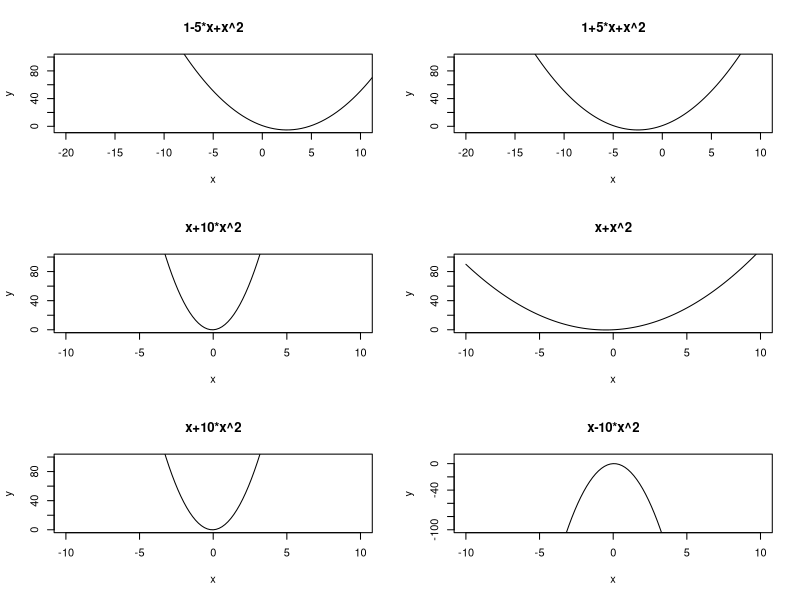
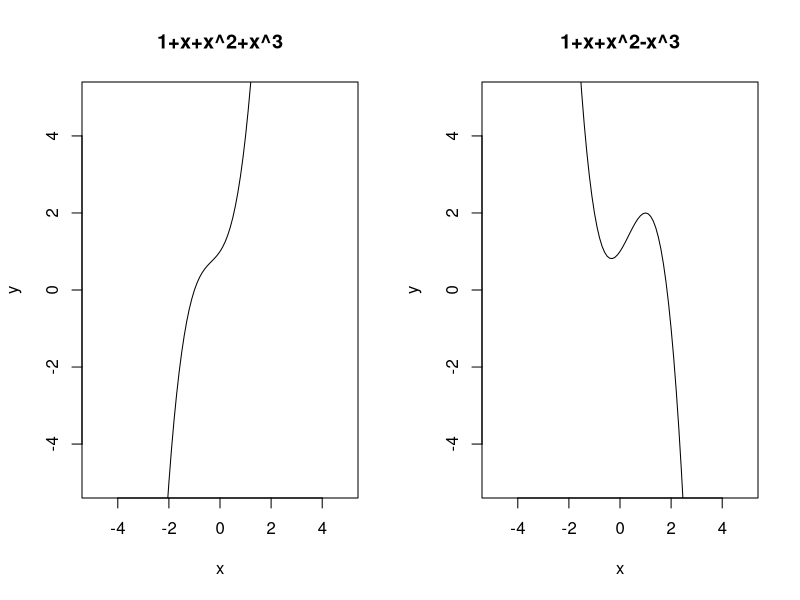
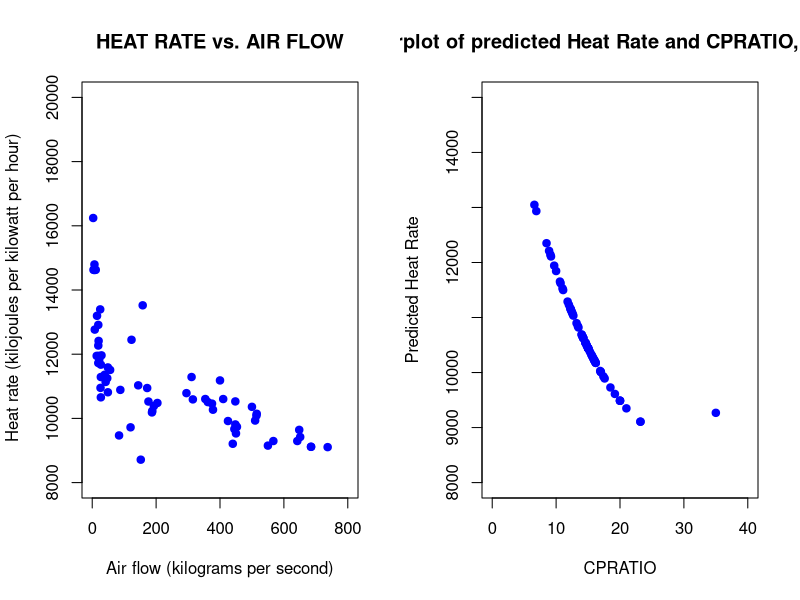
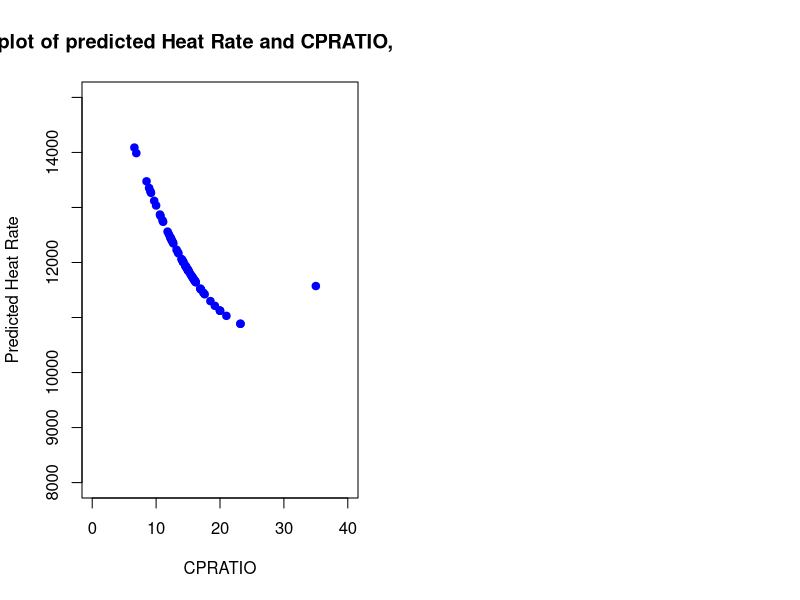
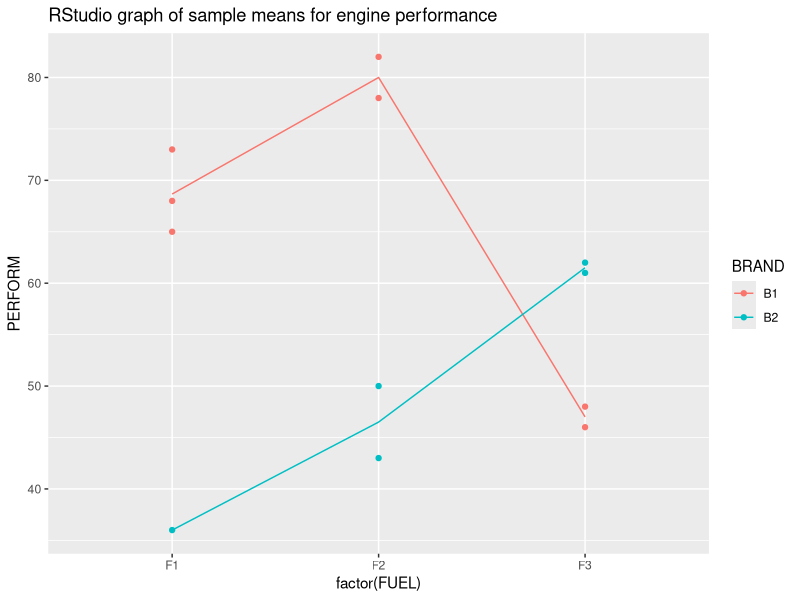

These charts were generated, in order, by the following R code:
## ---- chunk 1
######Parabola

par(mfrow=c(3,2))
#beta1
eq=function(x){1-5*x+x^2}
curve(eq,from=-20, to=20, xlab="x", ylab="y", ylim=c(-5,100), xlim = c(-20,10))
title(main="1-5*x+x^2")
eq=function(x){1+5*x+x^2}
curve(eq,from=-20, to=10, xlab="x", ylab="y", ylim=c(-5,100), xlim = c(-20,10))
title(main="1+5*x+x^2")
#beta2
eq=function(x){x+10*x^2}
curve(eq,from=-10, to=10, xlab="x", ylab="y", ylim=c(0,100), xlim = c(-10,10))
title(main="x+10*x^2")
eq=function(x){x+x^2}
curve(eq,from=-10, to=10, xlab="x", ylab="y", ylim=c(0,100), xlim = c(-10,10))
title(main="x+x^2")
#-Beta2
eq=function(x){x+10*x^2}
curve(eq,from=-10, to=10, xlab="x", ylab="y", ylim=c(0,100), xlim = c(-10,10))
title(main="x+10*x^2")
eq=function(x){x-10*x^2}
curve(eq,from=-10, to=10, xlab="x", ylab="y", ylim=c(-100,10), xlim = c(-10,10))
title(main="x-10*x^2")
## ---- chunk 2
#######third order
par(mfrow=c(1,2))
#beta3
eq=function(x){1+x+x^2+x^3}
curve(eq, xlab="x", ylab="y", ylim=c(-5,5), xlim = c(-5,5))
title(main="1+x+x^2+x^3")
eq=function(x){1+x+x^2-x^3}
curve(eq, xlab="x", ylab="y", ylim=c(-5,5), xlim = c(-5,5))
title(main="1+x+x^2-x^3")
## ---- chunk 3
####
GASTURBINE <- read.delim("GASTURBINE.txt")
View(GASTURBINE)

attach(GASTURBINE)
head(GASTURBINE)
## ---- chunk 4
# Scatterplot

plot( x= AIRFLOW,y= HEATRATE, main="HEAT RATE vs. AIR FLOW", pch=19, col="blue",
      ylim = c(8000, 20000), xlim =c(0, 800), xlab = "Air flow (kilograms per second)", 
      ylab = " Heat rate (kilojoules per kilowatt per hour)" )
## ---- chunk 5
# Model

model=lm(HEATRATE~AIRFLOW+I(AIRFLOW^2)+I(AIRFLOW^3),data = GASTURBINE)
summary(model)
## ---- chunk 6
#####5.19

model519=lm(HEATRATE~RPM+CPRATIO+RPM*CPRATIO+I(RPM^2)+I(CPRATIO^2))
summary(model519)

## ---- chunk 7
###RPM is Constant

new1=data.frame(RPM=c(5000), CPRATIO=GASTURBINE$CPRATIO)
y=predict(model519, newdata=new1)
plot(x=CPRATIO,y=y, main = "Scatterplot of predicted Heat Rate and CPRATIO, RPM=5000", 
     ylab = "Predicted Heat Rate", xlab ="CPRATIO", 
     ylim = c(8000, 15000), xlim=c(0,40),pch=19, col="blue")
new2=data.frame(RPM=c(15000), CPRATIO=GASTURBINE$CPRATIO)
y=predict(model519, newdata=new2)
plot(x=CPRATIO,y=y, main = "Scatterplot of predicted Heat Rate and CPRATIO, RPM=15000", 
     ylab = "Predicted Heat Rate", xlab ="CPRATIO", 
     ylim = c(8000, 15000), xlim=c(0,40),pch=19, col="blue")

## ---- chunk 8
modelni=lm(HEATRATE~RPM+CPRATIO+I(RPM^2)+I(CPRATIO^2))
summary(modelni)
## ---- chunk 9
anova(model519,modelni)
## ---- chunk 10
DIESEL <- read.delim("DIESEL.txt")
View(DIESEL)

##DIESEL
attach(DIESEL)
head(DIESEL)
table(FUEL)
table(BRAND)
x1=ifelse(FUEL=="F2", 1, 0)
x2=ifelse(FUEL=="F3", 1, 0)
x3=ifelse(BRAND=="B2", 1, 0)
## ---- chunk 11
######Interaction
modelDUMMY2=lm(PERFORM~x1+x2+x3+x1*x3+x2*x3)
summary(modelDUMMY2)
## ---- chunk 12
##creating a data frame
DIESELDUMMY=data.frame(DIESEL,PERFORM=DIESEL$PERFORM, x1, x2,x3)
modelDUMMY1=lm(PERFORM~x1+x2+x3)
summary(modelDUMMY1)
## ---- chunk 13
predict(modelDUMMY1,DIESELDUMMY, interval="confidence",level=0.95)


predict(modelDUMMY1,DIESELDUMMY, interval="prediction",level=0.95)
#%95CI for F3 B2 for Main Model
New=data.frame(x1=c(0), x2=c(1), x3=c(1))
predict(modelDUMMY1,New, interval="confidence",level=0.95)
## ---- chunk 14
######Interaction
modelDUMMY2=lm(PERFORM~x1+x2+x3+x1*x3+x2*x3)
summary(modelDUMMY2)
## ---- chunk 15
######Interaction no x1x3
modelDUMMY3=lm(PERFORM~x1+x2+x3+x2*x3)
summary(modelDUMMY3)
## ---- chunk 16
#%95CI for F3 B2 for Complete Model
New=data.frame(x1=c(0), x2=c(1), x3=c(1))
predict(modelDUMMY2,New, interval="confidence",level=0.95)
## ---- chunk 17
##Table for a subset of the data set
Table_F3_B2=subset(DIESEL, FUEL=="F3"&BRAND=="B2")
Table_F3_B2
ybar32=mean(Table_F3_B2$PERFORM)
ybar32
## ---- chunk 18

###Graph of sample means for engine performance
library(ggplot2)

ggplot(DIESEL,aes(x=factor(FUEL),y=PERFORM,colour=BRAND,group=BRAND))+
   geom_point()+
   stat_summary(aes(y=PERFORM,group=BRAND),fun= mean,geom = "line")+
   ggtitle("RStudio graph of sample means for engine performance")
## ---- chunk 19

##Partial F Test

modelDUMMY1=lm(PERFORM~x1+x2+x3)

modelDUMMY2=lm(PERFORM~x1+x2+x3+x1*x3+x2*x3)
anova(modelDUMMY1, modelDUMMY2)
